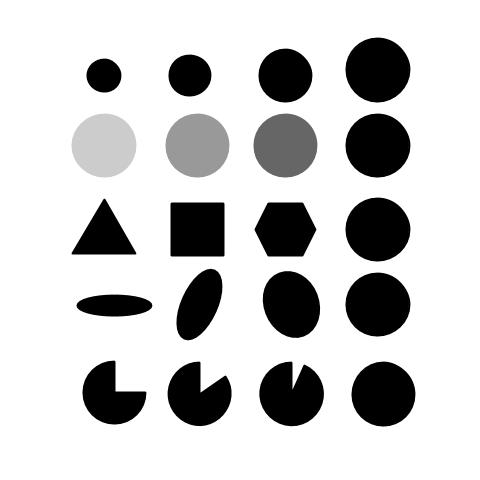
#> input picture Dive in OpenCV/Dive in Opencv1/3.jpg, 480 x 480 px, given in place of 2.jpg, which was not available
$ python Codes.py   (older library calls are emulated)
#> lines starting #> are read from the running program, lines starting #| are printed output that depends on the picture; pictures that were not available may be replaced by others from this repository, and a replacement may not be noted
import numpy as np
import cv2
# Question 3
img = cv2.imread('2.jpg',0)
#> img is the input picture: shape (480, 480); min 0, max 255, mean 203
width = 400 # j range
height = 300 # i range

dim = (width, height)
img = cv2.resize(img, dim, interpolation = cv2.INTER_AREA)
#> img: shape (300, 400)

x_edge = np.zeros(img.shape,np.float)
y_edge = np.zeros(img.shape,np.float)

edge = np.zeros(img.shape,np.float)
mean = np.zeros(img.shape,np.float)

img = img.astype(dtype=np.float)

# y edgeing...
for i in range(height):
    for j in range(width):
        if(j == width-1):
            y_edge[i,j] = -1*img[i,j] # it is zero padded : img[i,j+1] = 0 & img[i,j+1] - img[i,j] = -img[i,j]
        else:
            y_edge[i,j] = img[i,j+1] - img[i,j] # forward derivation :y

# x edgeing
for i in range(height):
    for j in range(width):
        if(i == height-1):
            x_edge[i,j] = -1* img[i,j] # it is zero padded : img[i+1,j] = 0 & img[i+1,j] - img[i,j] = -img[i,j]
        else:
            x_edge[i,j] = img[i+1,j] - img[i,j] # forward derivation :x
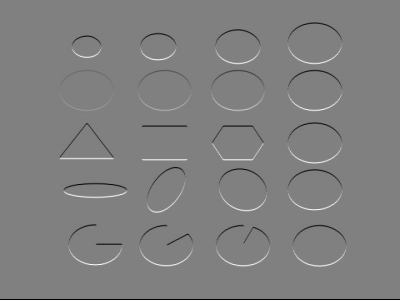
#> x_edge: shape (300, 400) float64; min -255, max 252, mean -0.8; drawn with min black and max white

# meaning!!!
for i in range(height):
    for j in range(width):


        if i == 0:
            if j == 0:
            # img[0,0] -> meaning 4 pixels.
                mean[i,j] = img[i,j] + img[i,j+1] + img[i+1,j] + img[i+1,j+1]
            elif j == width-1:
            #img[i,399] -> meaning 4 pixels.
                mean[i,j] = img[i,j] + img[i,j-1] + img[i+1,j-1] + img[i+1,j]
            else:
                mean[i,j] = img[i,j-1] + img[i+1,j-1] + img[i,j] + img[i+1,j] + img[i,j+1] + img[i+1,j+1]


        elif i == height-1:
            if j == 0:
                mean[i,j] = img[i,j] + img[i-1,j] + img[i,j+1] + img[i-1,j+1]
            elif j == width -1:
                mean[i,j] = img[i,j] + img[i-1,j] + img[i-1,j-1] + img[i,j-1]
            else:
                mean[i,j] = img[i,j] + img[i,j-1] + img[i,j+1] + img[i-1,j-1] + img[i-1,j] + img[i-1,j+1]


        elif j == 0:
            mean[i,j] = img[i,j] + img[i-1,j] + img[i+1,j] + img[i-1,j+1] + img[i,j+1] + img[i+1,j+1]

        elif j == width -1:
            mean[i,j] = img[i,j] + img[i-1,j] + img[i+1,j] + img[i-1,j-1] + img[i,j-1] + img[i+1,j-1]

        else:
            mean[i,j] = img[i-1,j-1] + img[i-1,j] + img[i-1,j+1]
            + img[i,j-1]   + img[i,j]   + img[i,j+1]
            + img[i+1,j-1] + img[i+1,j] + img[i+1,j+1]
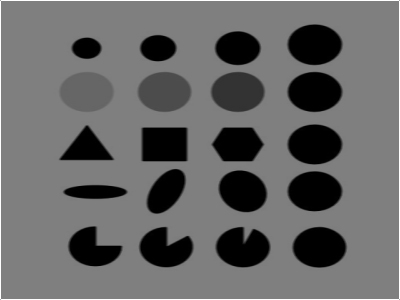
#> mean: shape (300, 400) float64; min 0, max 1530, mean 617.9; drawn with min black and max white

# getting average.
mean = (1/9)*mean
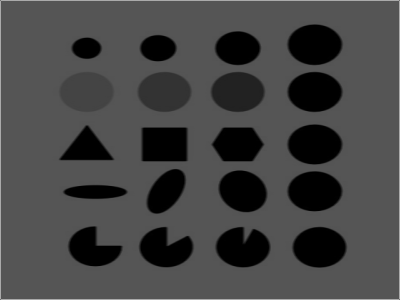
#> mean: shape (300, 400) float64; min 0, max 170, mean 68.7

# high frequency Filter.
# edge = sqrt(edge_x^2 + edge_y^2)
for i in range (height):
    for j in range (width):
        edge[i,j] = (x_edge[i,j]**2 + y_edge[i,j]**2)**(1/2)
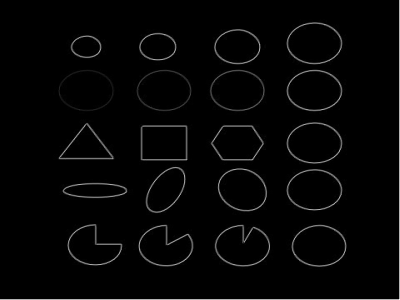
#> edge: shape (300, 400) float64; min 0, max 360.6, mean 7.4; drawn with min black and max white

y_edge = np.absolute(y_edge)
x_edge = np.absolute(x_edge)

y_edge = y_edge.astype(dtype=np.uint8)
x_edge = x_edge.astype(dtype=np.uint8)

img = img.astype(dtype=np.uint8)
mean = mean.astype(dtype=np.uint8)
edge = edge.astype(dtype=np.uint8)


cv2.imshow('yEdge',y_edge)
cv2.imshow('xEdge',x_edge)

# img : mainImage
# Upfrequecny : mean
# you can consider Upfrequency to : img - mean

cv2.imshow('UpFrequency',edge)
cv2.imshow('LowPass',mean)
cv2.imshow('MainImage',img)

upfreqFromLowPass = img - mean
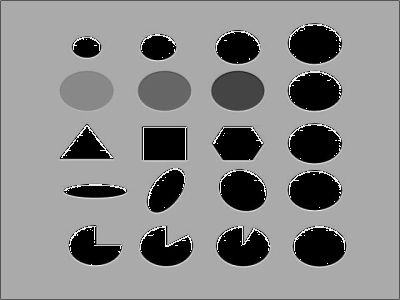
#> upfreqFromLowPass: shape (300, 400); min 0, max 255, mean 138.9
cv2.imshow('UpfreqFromLowPass',upfreqFromLowPass)

cv2.waitKey(0)
cv2.destroyAllWindows()


#Question 3 -> Mean kernel!
import cv2
import numpy as np
from matplotlib import pyplot as plt

img = cv2.imread('2.jpg')
img = cv2.imread('2.jpg',0)
width = 400 # j range
height = 300 # i range
kernelDim = 7
dim = (width, height)
img = cv2.resize(img, dim, interpolation = cv2.INTER_AREA)

kernel = np.ones((kernelDim,kernelDim),np.float32)/(kernelDim**2)
dst = cv2.filter2D(img,-1,kernel)
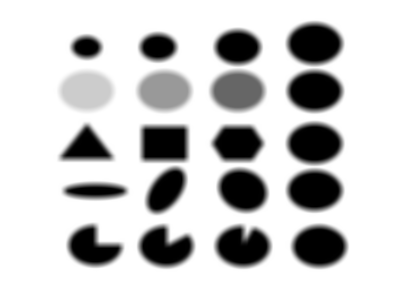
#> dst: shape (300, 400); min 0, max 255, mean 203
cv2.imshow('LossPassViaMeanKernel',dst)
cv2.waitKey(0)
cv2.destroyAllWindows()


# Question 4 -> Canny
import tkinter as tk
from tkinter import simpledialog
import cv2
import numpy as np
from matplotlib import pyplot as plt

# Loading images
img1 = cv2.imread('1.jpg',0)
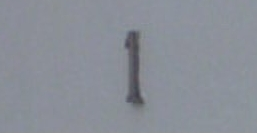
#> input picture Dive in OpenCV/Dive in Opencv3/Solution/Codes/Numbers/1.png, 257 x 133 px, given in place of 1.jpg, which was not available
#> img1: shape (133, 257); min 63, max 150, mean 141.7
img2 = cv2.imread('2.jpg',0)

ROOT = tk.Tk()
ROOT.withdraw()

# getting scale
#> (the run stopped early here; a loop or call above may not have finished)
